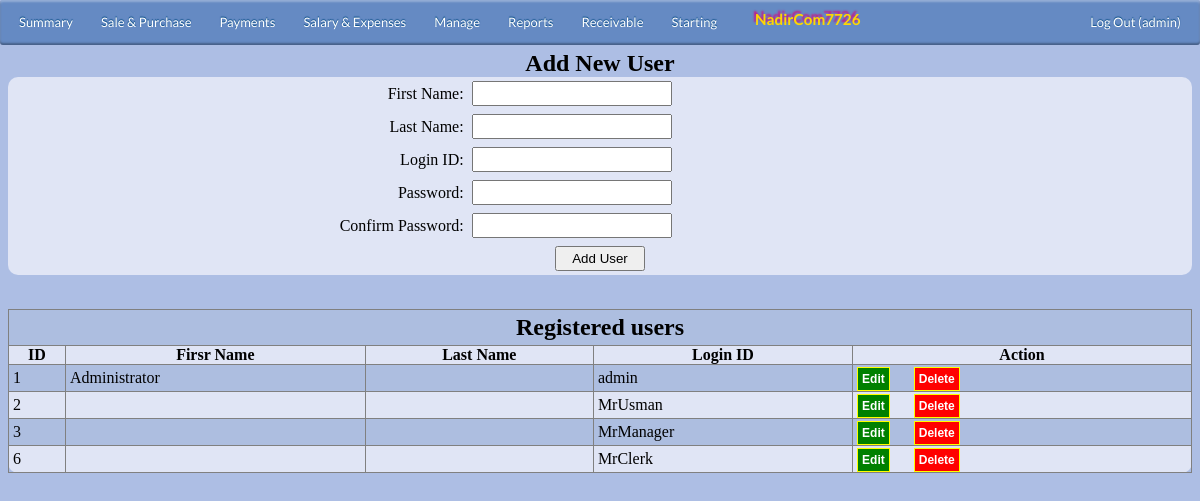
Screenshot of /admin/addusers.php (signed in) with the database file from the repository.
### tables this page shows
CREATE TABLE `config` (
  `id` int(11) NOT NULL,
  `name` varchar(50) DEFAULT NULL,
  `customName` varchar(100) DEFAULT NULL
);

CREATE TABLE `users` (
  `user_id` int(11) NOT NULL,
  `username` varchar(100) DEFAULT NULL,
  `password` varchar(100) DEFAULT NULL,
  `firstname` varchar(100) DEFAULT NULL,
  `lastname` varchar(100) DEFAULT NULL,
  `user_type` varchar(15) NOT NULL DEFAULT 'Clerk'
);

### admin/includes/globalvar.php (called while the page is built, shortened)
<?php
include_once('dbcon.php');
$qry = mysqli_query($con,"SELECT customName FROM config WHERE name='organization';") or die(mysqli_error());
$Data=mysqli_fetch_assoc($qry);
$childOrganization=$Data['customName'];
?>

### admin/includes/variables.php (called while the page is built, shortened)
<?php
include_once('dbcon.php');
include_once('globalvar.php');
		$currentActiveUser=$_SESSION['login_user'];
?>

### admin/addusers.php (the view, shortened to what this page needs)
<?php
include_once('includes/variables.php');
include_once('includes/dbcon.php');
include_once('includes/globalvar.php');
?>
<head>
	</head>
		<?php
			include_once('includes/navbar.php');
		?>
	<div class="container" align="center">
						<center> <caption> <h2>Add New User</h2></caption> </center>
				<div  style="border: solid black 0px; ">
							<form name="f1" action="" method="POST">
									<table cellpadding="0" cellspacing="0" border="0" class="table" id="HeadTable" >
												<tr>
													<td style="text-align: right;" >
														First Name:
													</td>
													<td style="text-align: left;" >
													<input type="text" name="txtFName" id="iBox" autofocus>
													</td>
												</tr>
												<tr>
													<td style="text-align: right;" >
														Last Name:
													</td>
													<td style="text-align: left;" >
													<input type="text" name="txtLName" id="iBox">
													</td>
												</tr>
												<tr>
													<td style="text-align: right;" >
														Login ID:
													</td>
													<td style="text-align: left;" >
													<input type="text" name="txtUName" id="iBox">
													</td>
												</tr>
												<tr>
													<td style="text-align: right;" >
														Password:
													</td>
													<td style="text-align: left;" >
													<input type="password" name="txtP1" id="iBox">
													</td>
												</tr>
												<tr>
													<td style="text-align: right;" >
														Confirm Password:
													</td>
													<td style="text-align: left;" >
													<input type="password" name="txtP2" id="iBox">
													</td>
												</tr>
												<tr>
													<td colspan="2" style="text-align: center;" >
														<input type="submit"  value="Add User" name="AddUser" id="Btn">
													</td>
												</tr>
									</table>
							</form>
<br>
													<table cellpadding="0" cellspacing="0" border="1" class="" id="dbResult">
													<tr >
														<td colspan="6" >
														<center>
														<h2> Registered users</h2>
														</center>
														</td>
													</tr>
													<tr style="background-color: #FFDAB9; font-weight: bold;" >
														<th>ID</th>
														<th>Firsr Name</th>
														<th>Last Name </th>
														<th>Login ID</th>
														<th>Action</th>
													</tr>
												<?php
													$sql = mysqli_query($con,"SELECT * FROM users")or die(mysqli_query());
														WHILE($Data=mysqli_fetch_array($sql))
															{
														$id = $Data['user_id'];
															?>
															<tr>
																<td><?php echo $Data['user_id']; ?></td>
																<td><?php echo $Data['firstname']; ?></td>
																<td><?php echo $Data['lastname']; ?></td>
																<td><?php echo $Data['username']; ?></td>
																<td>
																<a href="edit/editusers.php?ID=<?php echo $id; ?>" id="LinkBtnEdit">Edit</a> &nbsp;&nbsp;&nbsp;&nbsp;
																<a href="delete/delusers.php?ID=<?php echo $id; ?>" id="LinkBtnDel">Delete</a>
																</td>
															</tr>
															<?php
															}
													?>
													</table>
							</div>
	</div>
</html>

### admin/includes/navbar.php (shortened to what this page needs)
<div id='cssmenu'>
	<ul>
		<li><a href='summary.php'><span>Summary</span></a>
		</li>
		<li><a href='#'><span>Sale & Purchase</span></a>
		</li>
		<li class='active has-sub'><a href='#'><span>Payments</span></a>
		</li>
		<li><a href='#'><span>Salary & Expenses</span></a>
		</li>
		<li class='active has-sub'><a href='#'><span>Manage</span></a>
		</li>
		<li class='active has-sub'><a href='#'><span>Reports</span></a>
		</li>
		<li class='active has-sub'><a href='#'><span>Receivable</span></a>
		</li>
		<li class='active has-sub'><a href='#'><span>Starting</span></a>
		</li>
		<li style="float:left">
			<h3> <?php echo $childOrganization?></h3>
		</li>
		<li style="float:right"><a href="../logout.php"> Log Out (<?php echo $currentActiveUser; ?>)</a></li>
	</ul>
</div>

### rows the page displays
config: customName "NadirCom7726"
users: user_id "1", firstname "Administrator", username "admin"
users: user_id "2", username "MrUsman"
users: user_id "3", username "MrManager"
users: user_id "6", username "MrClerk"

### other values shown
$currentActiveUser "admin"
